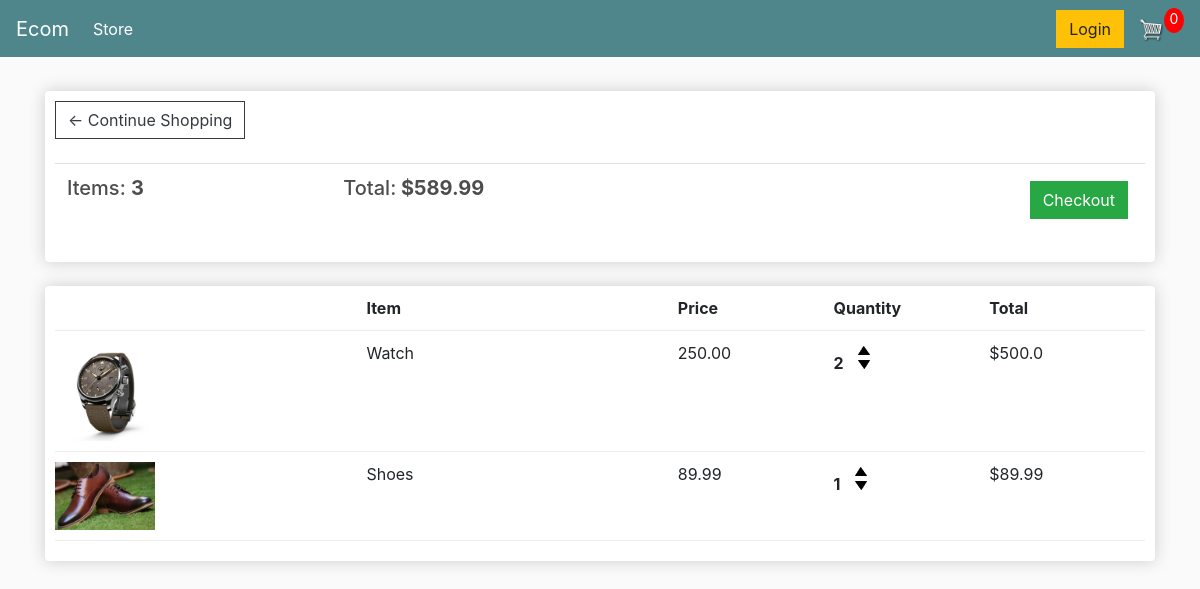
The app's page /cart/ (signed in) with its own data.
### kilimall/models.py (models this page shows, shortened)
class Order(models.Model):
    customer= models.ForeignKey(Customer, on_delete= models.SET_NULL, null=True, blank=True)
    date_ordered = models.DateTimeField(auto_now_add = True)
    complete = models.BooleanField(default=False, null=True, blank=True)
    transaction_id = models.CharField(max_length=100 , null=True)
    @property
    def get_cart_total(self):
        orderitems = self.orderitem_set.all()
        total= sum([item.get_total for item in orderitems ])
        return total
    @property
    def get_cart_items(self):
        orderitems = self.orderitem_set.all()
        total= sum([item.quantity for item in orderitems ])
        return total

class OrderItem(models.Model):
    product = models.ForeignKey(Product, on_delete=models.SET_NULL, blank=True, null=True)
    order = models.ForeignKey(Order, on_delete=models.SET_NULL, blank=True, null=True)
    quantity = models.IntegerField(default=0, null=True, blank=True)
    date_added = models.DateTimeField(auto_now_add = True)
    @property
    def get_total(self):
        total = self.product.price * self.quantity
        return total

class Product(models.Model):
    name = models.CharField(max_length=200, null=True)
    price = models.FloatField()
    digital = models.BooleanField(default=False, null=True, blank=False)
    image = models.ImageField(upload_to='product_images', null=True, blank=True)
    @property
    def imageURL(self):
        try:
            url=self.image.url
        except:
            url = ''
        return url

### kilimall/views.py (the view)
# urls.py: path('cart/', views.cart, name='cart'),
def cart(request):
    if request.user.is_authenticated:
        customer = request.user.customer
        order, created = Order.objects.get_or_create( customer=customer, complete=False)
        items = order.orderitem_set.all()
    else:
        items = []
    context ={'items':items, 'order':order}
    return render(request,'cart.html', context)

### template/cart.html
{% extends 'main.html' %}
{% load static %}
{% block content %}
	<div class="row">
		<div class="col-lg-12">
			<div class="box-element">
				<a  class="btn btn-outline-dark" href="{% url 'store' %}">&#x2190; Continue Shopping</a>
				<br>
				<br>
				<table class="table">
					<tr>
						<th><h5>Items: <strong>{{order.get_cart_items}}</strong></h5></th>
						<th><h5>Total:<strong> ${{order.get_cart_total|floatformat:2}}</strong></h5></th>
						<th>
							<a  style="float:right; margin:5px;" class="btn btn-success" href="{% url 'checkout' %}">Checkout</a>
						</th>
					</tr>
				</table>
			</div>
			<br>
			<div class="box-element">
				<div class="cart-row">
					<div style="flex:2"></div>
					<div style="flex:2"><strong>Item</strong></div>
					<div style="flex:1"><strong>Price</strong></div>
					<div style="flex:1"><strong>Quantity</strong></div>
					<div style="flex:1"><strong>Total</strong></div>
				</div>
				{% for item in items %}
				<div class="cart-row">
					<div style="flex:2"><img class="row-image" src="{{item.product.imageURL}}"></div>
					<div style="flex:2"><p>{{item.product.name}}</p></div>
					<div style="flex:1"><p>{{item.product.price|floatformat:2}}</p></div>
					<div style="flex:1">
					<p class="quantity">{{item.quantity}}</p>
						<div class="quantity">
							<img class="chg-quantity" src="{% static  'images/arrow-up.png' %}">
							<img class="chg-quantity" src="{% static  'images/arrow-down.png' %}">
						</div>
					</div>
					<div style="flex:1"><p>${{item.get_total}}</p></div>
				</div>
				{% endfor %}
			</div>
		</div>
	</div>
{% endblock content %}

### static/css/main.css (style rules this page uses)
body { background-color: hsl(0, 0%, 98%); }
h1,h2,h3,h4,h5,h6 { color:hsl(0, 0%, 30%); }
.box-element { box-shadow:hsl(0, 0%, 80%) 0 0 16px; background-color: #fff; border-radius: 4px; padding: 10px; }
.col-lg-4, .col-lg-6, .col-lg-8, .col-lg-12 { margin-top: 10px; }
.btn { border-radius: 0; }
.row-image { width: 100px; }
.cart-row { display: flex; align-items: flex-stretch; padding-bottom: 10px; margin-bottom: 10px; border-bottom: 1px solid #ececec; }
.quantity { display: inline-block; font-weight: 700; padding-right:10px; }
.chg-quantity { width: 12px; cursor: pointer; display: block; margin-top: 5px; transition:.1s; }

### records on screen
Order: get_cart_items "3", get_cart_total "589.99"
OrderItem: product.imageURL (picture), product.name "Watch", product.price "250.00", quantity "2", get_total "500.0"
OrderItem: product.imageURL (picture), product.name "Shoes", product.price "89.99", quantity "1", get_total "89.99"
